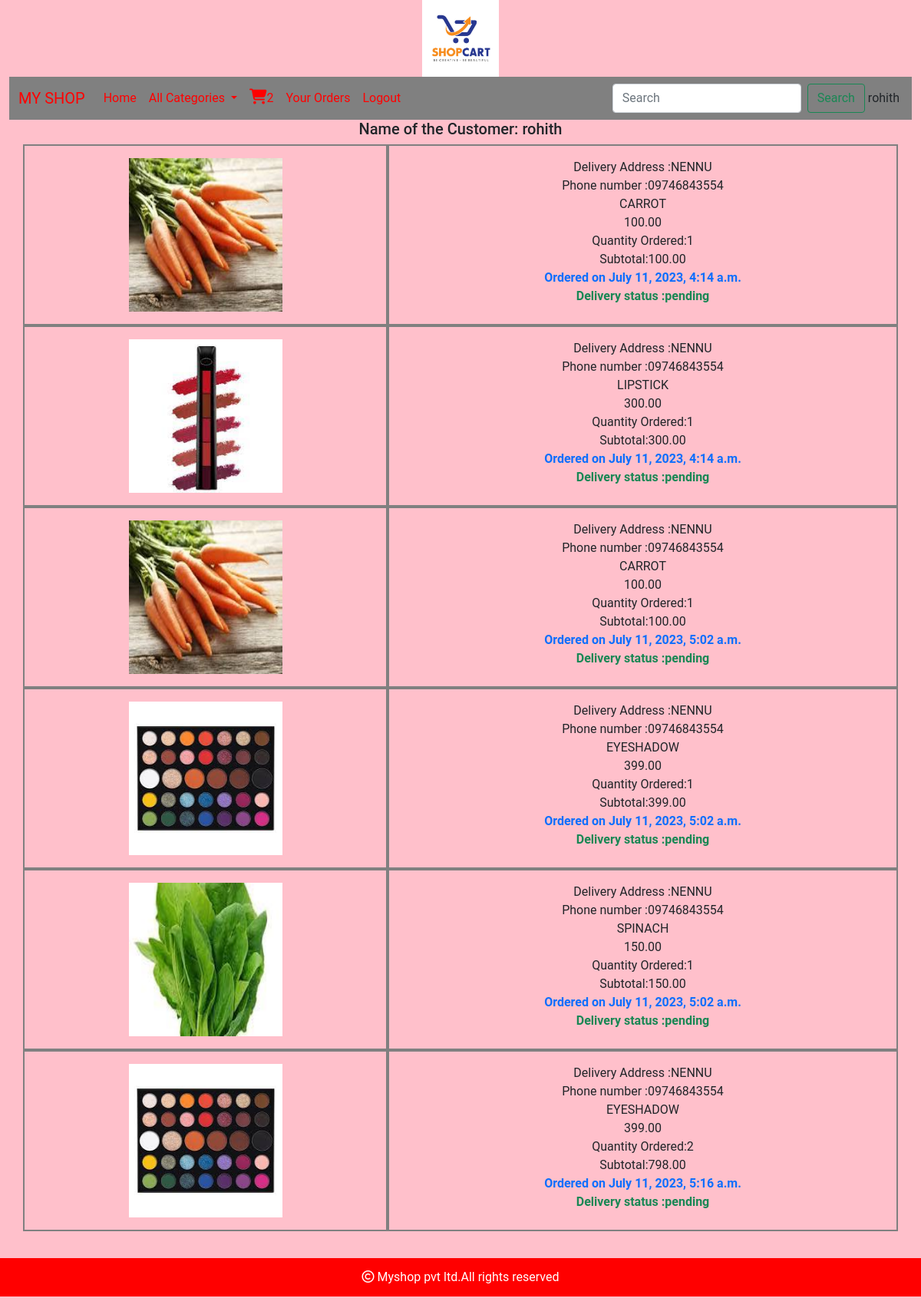
/cart/orderview (signed in), run on the app's committed database.
### cart/models.py (models this page shows, shortened)
class Order(models.Model):
    user=models.ForeignKey(User,on_delete=models.CASCADE)
    products=models.ForeignKey(Product,on_delete=models.CASCADE)
    address=models.TextField()
    phone=models.CharField(max_length=100)
    order_status=models.CharField(max_length=30,default="pending")
    delivery_status=models.CharField(max_length=30,default="pending")
    noofitems=models.IntegerField()
    date_added=models.DateTimeField(auto_now_add=True)
    def subtotal(self):
        return self.noofitems*self.products.price

### shop/models.py (models this page shows)
class Product(models.Model):
    name=models.CharField(max_length=200,unique=True)
    slug=models.SlugField(max_length=250,unique=True)
    description=models.TextField(blank=True)
    price=models.DecimalField(max_digits=10,decimal_places=2)
    category=models.ForeignKey(Category,on_delete=models.CASCADE)
    image=models.ImageField(upload_to='img/products',null=True,blank=True)
    stock=models.IntegerField()
    available=models.BooleanField(default=True)
    created=models.DateTimeField(auto_now_add=True)
    updated=models.DateTimeField(auto_now=True)

### cart/views.py (the view)
# urls.py: path('orderview',views.orderview,name="orderview"),
@login_required
def orderview(request):
    u=request.user
    o=Order.objects.filter(user=u,order_status="paid")
    return render(request,"orderview.html",{'o':o,'name':u.username})

### cart/context_processors.py (called while the page is built)
def counter(request):
    item_count=0
    if request.user.is_authenticated:
        user=request.user
        try:
            cart=Cart.objects.filter(user=user)
            for i in cart:
                item_count+=i.quantity
        except:
            item_count=0
    return {'item_count':item_count}

### shop/context_processors.py (called while the page is built)
def menu_links(request):
    links=Category.objects.all()
    return {'links':links}

### templates/orderview.html
{% extends 'base.html' %}
{% load static %}
{% block content %}
<div class="container" style="margin-bottom:100px;">
    <div class="row">
        <h5 class="text-center">Name of the Customer: {{name}}</h5>
        {% for i in o %}
        <div class="col-sm-5 py-3" style="border:2px solid gray">
          <center><img src="{{i.products.image.url}}" height="200px" width="200px"></center>
        </div>
        <div class="col-sm-7 py-3 text-center" style="border:2px solid gray">
            Delivery Address :{{i.address}}<br>
            Phone number :{{i.phone}}<br>
            {{i.products.name}}<br>
            {{i.products.price}}<br>
            Quantity Ordered:{{i.noofitems}}<br>
            Subtotal:{{i.subtotal}}<br>
            <strong class="text-primary">Ordered on {{i.date_added}}</strong><br>
            <strong class="text-success">Delivery status :{{i.delivery_status}}</strong>
    </div>
        {% endfor %}
</div>
{% endblock %}

### templates/base.html (shortened to what this page needs)
<!DOCTYPE html>
{% load static %}
<html lang="en" xmlns="http://www.w3.org/1999/html">
<head>
    <link href="https://cdn.jsdelivr.net/npm/bootstrap@5.0.2/dist/css/bootstrap.min.css" rel="stylesheet">
    <link rel="stylesheet" href="https://cdn.jsdelivr.net/npm/bootstrap-icons@1.10.2/font/bootstrap-icons.css">
    <link rel="stylesheet" href="{% static 'css/custom.css' %}">
    <link rel="stylesheet" href=" https://cdnjs.cloudflare.com/ajax/libs/font-awesome/6.4.0/css/all.min.css">
</head>
<body>
<div class="container-fluid">
    <center><img src="{% static 'img/cart.jpg' %}" height="100px" width="100px" alt=""></center>
    <nav class="navbar navbar-expand-lg navbar-light bg-light">
  <div class="container-fluid">
    <a class="navbar-brand" href="#">MY SHOP</a>
      <ul class="navbar-nav me-auto mb-2 mb-lg-0">
         <li class="nav-item">
          <a class="nav-link" aria-current="page" href="{% url 'shop:home' %}">Home</a>
        </li>
        <li class="nav-item dropdown">
          <a class="nav-link dropdown-toggle" href="#" id="navbarDropdown" role="button" data-bs-toggle="dropdown" aria-expanded="false">
            All Categories
          </a>
           {% if user.is_authenticated %}
          <li class="nav-item">
          <a class="nav-link" aria-current="page" href="{% url 'cart:cartview' %}"><i style="font-size:20px;" class="fa-solid fa-cart-shopping"></i>{{item_count}}</a>
        </li><li class="nav-item">
          <a class="nav-link" aria-current="page" href="{% url 'cart:orderview' %}">Your Orders</a>
        </li>
          <li class="nav-item">
          <a class="nav-link" aria-current="page" href="{% url 'shop:logout' %}">Logout</a>
        </li>
          {% endif %}
      </ul>
      <form method="POST" class="d-flex" action="{% url 'search:searchresult' %}">
        <input class="form-control me-2" type="search" name="q" placeholder="Search" aria-label="Search">
        <button class="btn btn-outline-success" type="submit">Search</button>
      </form>
      <ul class="navbar-nav p-1">
        <li >
            {% if user.is_authenticated %}
                <a>{{user.username}}</a>
            {% endif %}
        </li>
        </ul>
    </div>
  </div>
{% block content %}
{% endblock %}
<footer class="footer">
    <div class="">
        <p><i class="fa-regular fa-copyright"></i> Myshop pvt ltd.All rights reserved</p>
    </div>
</footer>
</body>
</html>

### static/css/custom.css (style rules this page uses)
body { background-color:pink; font-family: 'Roboto', sans-serif; }
.navbar-light .navbar-brand ,.navbar-light .navbar-nav .nav-link { color: rgb(255,0,0); }
.bg-light { background-color: gray!important; }

### templates/base.html (style rules this page uses)
.footer { width:100%; height:50px; background-color:red; position:fixed; left:0px; bottom:15px; color:white; text-align:center; vertical-align:middle; line-height:50px }

### data on the page
Order: products.image (picture), address "NENNU", phone "09746843554", products.name "CARROT", products.price "100.00", noofitems "1", subtotal "100.00", date_added "July 11, 2023, 4:14 a.m.", delivery_status "pending"
Order: products.image (picture), address "NENNU", phone "09746843554", products.name "LIPSTICK", products.price "300.00", noofitems "1", subtotal "300.00", date_added "July 11, 2023, 4:14 a.m.", delivery_status "pending"
Order: products.image (picture), address "NENNU", phone "09746843554", products.name "CARROT", products.price "100.00", noofitems "1", subtotal "100.00", date_added "July 11, 2023, 5:02 a.m.", delivery_status "pending"
Order: products.image (picture), address "NENNU", phone "09746843554", products.name "EYESHADOW", products.price "399.00", noofitems "1", subtotal "399.00", date_added "July 11, 2023, 5:02 a.m.", delivery_status "pending"
Order: products.image (picture), address "NENNU", phone "09746843554", products.name "SPINACH", products.price "150.00", noofitems "1", subtotal "150.00", date_added "July 11, 2023, 5:02 a.m.", delivery_status "pending"
Order: products.image (picture), address "NENNU", phone "09746843554", products.name "EYESHADOW", products.price "399.00", noofitems "2", subtotal "798.00", date_added "July 11, 2023, 5:16 a.m.", delivery_status "pending"

### other printed values
{{ item_count }} "2"
{{ user.username }} "rohith"
{{ name }} "rohith"
